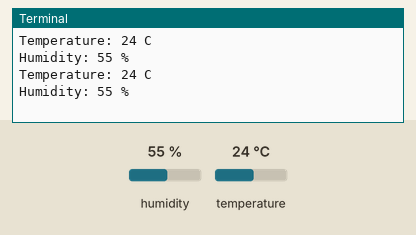
This program was run on a simulated Raspberry Pi (BCM pin numbers). Parts: the last lines printed to the terminal. The test bench sets the inputs (shaded band); at power-on: humidity 55 %, temperature 24 °C. Library files of the repository ran but are not shown: dht11.py.

Above: at 1.2 s.
1.3 s: humidity set to 22 %
At 2.7 s:
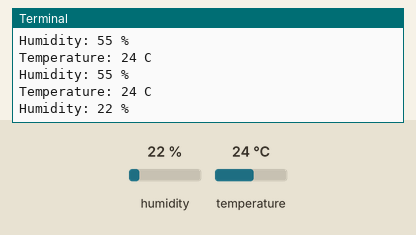
2.8 s: temperature set to 12 °C
At 4.1 s:
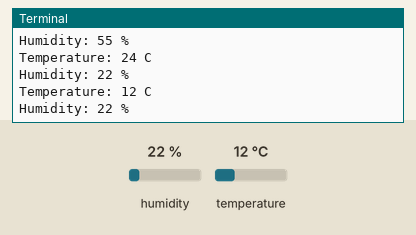
4.3 s: humidity set to 40 %
At 4.7 s:
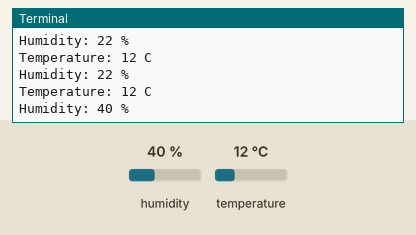
Timing chart, 0 to 7.3 s (numbered marks = the images above; inputs shaded):
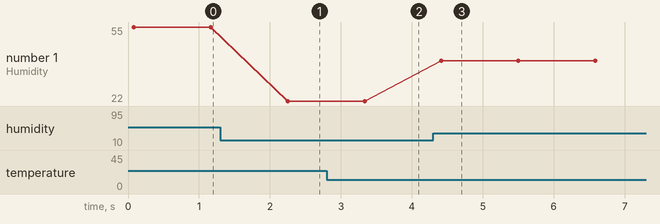

The program:

dht11_example.py
```python
import RPi.GPIO as GPIO			#import libraries
import dht11
import time
import datetime

# initialize GPIO
GPIO.setmode(GPIO.BCM)

dht11_object = dht11.DHT11(pin = 4)		#object of class DHT11

while True:
	result = dht11_object.read()		#read data using pin 4
	if result.is_valid():
		print("Temperature: %d C" % result.temperature)	#print temperature and humidity
		print("Humidity: %d %%" % result.humidity)
	time.sleep(1)
```

Measured:
- after the input at 1.3 s, the terminal: prints a new line after 0.95 s (image 1)
- after the input at 2.8 s, the terminal: prints a new line after 0.53 s (image 2)
- after the input at 4.3 s, the terminal: prints a new line after 0.12 s (image 3)
- plotted number 1: 55 → 22 after the input at 1.3 s, 22 → 40 after the input at 4.3 s
